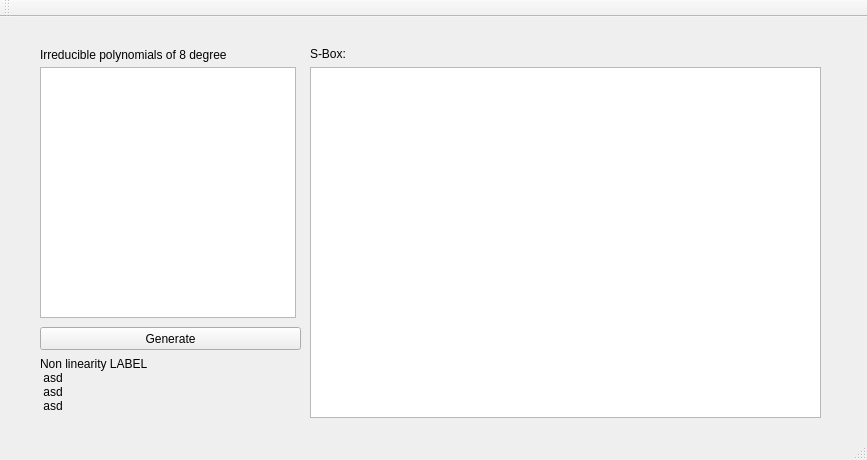
<?xml version="1.0" encoding="UTF-8"?>
<ui version="4.0">
 <class>MainWindow</class>
 <widget class="QMainWindow" name="MainWindow">
  <property name="geometry">
   <rect>
    <x>0</x>
    <y>0</y>
    <width>867</width>
    <height>460</height>
   </rect>
  </property>
  <property name="sizePolicy">
   <sizepolicy hsizetype="Fixed" vsizetype="Fixed">
    <horstretch>0</horstretch>
    <verstretch>0</verstretch>
   </sizepolicy>
  </property>
  <property name="minimumSize">
   <size>
    <width>867</width>
    <height>460</height>
   </size>
  </property>
  <property name="maximumSize">
   <size>
    <width>867</width>
    <height>460</height>
   </size>
  </property>
  <property name="windowTitle">
   <string>AES generalised S-BOXes</string>
  </property>
  <property name="animated">
   <bool>false</bool>
  </property>
  <widget class="QWidget" name="centralWidget">
   <widget class="QLabel" name="lblDegree">
    <property name="geometry">
     <rect>
      <x>40</x>
      <y>30</y>
      <width>251</width>
      <height>16</height>
     </rect>
    </property>
    <property name="text">
     <string>Irreducible polynomials of 8 degree</string>
    </property>
   </widget>
   <widget class="QPushButton" name="btnGenerate">
    <property name="geometry">
     <rect>
      <x>40</x>
      <y>310</y>
      <width>261</width>
      <height>23</height>
     </rect>
    </property>
    <property name="text">
     <string>Generate</string>
    </property>
   </widget>
   <widget class="QTableView" name="tblSBox">
    <property name="geometry">
     <rect>
      <x>310</x>
      <y>50</y>
      <width>511</width>
      <height>351</height>
     </rect>
    </property>
   </widget>
   <widget class="QListWidget" name="lstIrrPol">
    <property name="geometry">
     <rect>
      <x>40</x>
      <y>50</y>
      <width>256</width>
      <height>251</height>
     </rect>
    </property>
   </widget>
   <widget class="QLabel" name="lblSbox">
    <property name="geometry">
     <rect>
      <x>310</x>
      <y>30</y>
      <width>47</width>
      <height>13</height>
     </rect>
    </property>
    <property name="text">
     <string>S-Box:</string>
    </property>
   </widget>
   <widget class="QLabel" name="lblNonLinearity">
    <property name="geometry">
     <rect>
      <x>40</x>
      <y>340</y>
      <width>251</width>
      <height>61</height>
     </rect>
    </property>
    <property name="font">
     <font>
      <pointsize>9</pointsize>
      <weight>50</weight>
      <bold>false</bold>
     </font>
    </property>
    <property name="text">
     <string>Non linearity LABEL 
 asd 
 asd 
 asd</string>
    </property>
    <property name="alignment">
     <set>Qt::AlignLeading|Qt::AlignLeft|Qt::AlignTop</set>
    </property>
   </widget>
  </widget>
  <widget class="QMenuBar" name="menuBar">
   <property name="geometry">
    <rect>
     <x>0</x>
     <y>0</y>
     <width>867</width>
     <height>21</height>
    </rect>
   </property>
  </widget>
  <widget class="QToolBar" name="mainToolBar">
   <property name="sizePolicy">
    <sizepolicy hsizetype="Fixed" vsizetype="Fixed">
     <horstretch>0</horstretch>
     <verstretch>0</verstretch>
    </sizepolicy>
   </property>
   <attribute name="toolBarArea">
    <enum>TopToolBarArea</enum>
   </attribute>
   <attribute name="toolBarBreak">
    <bool>false</bool>
   </attribute>
  </widget>
  <widget class="QStatusBar" name="statusBar"/>
 </widget>
 <layoutdefault spacing="6" margin="11"/>
 <resources/>
 <connections/>
</ui>
